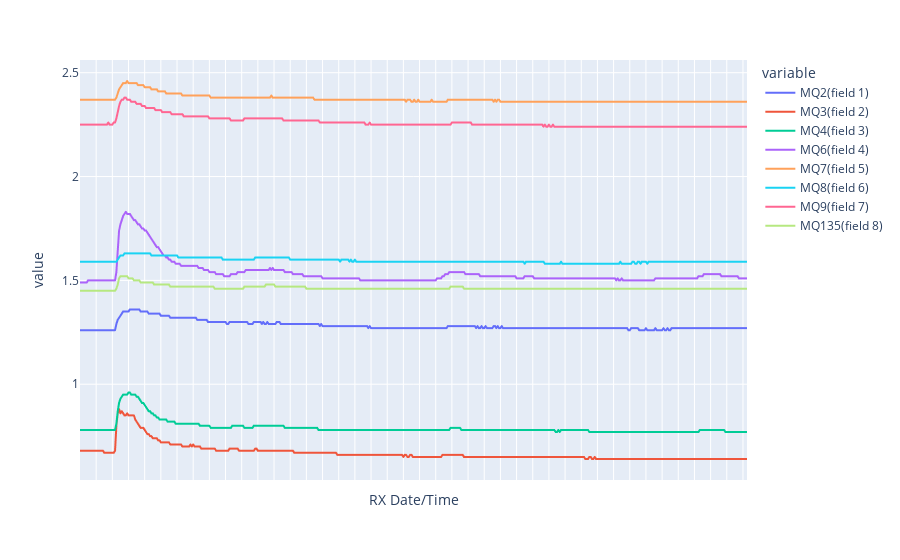
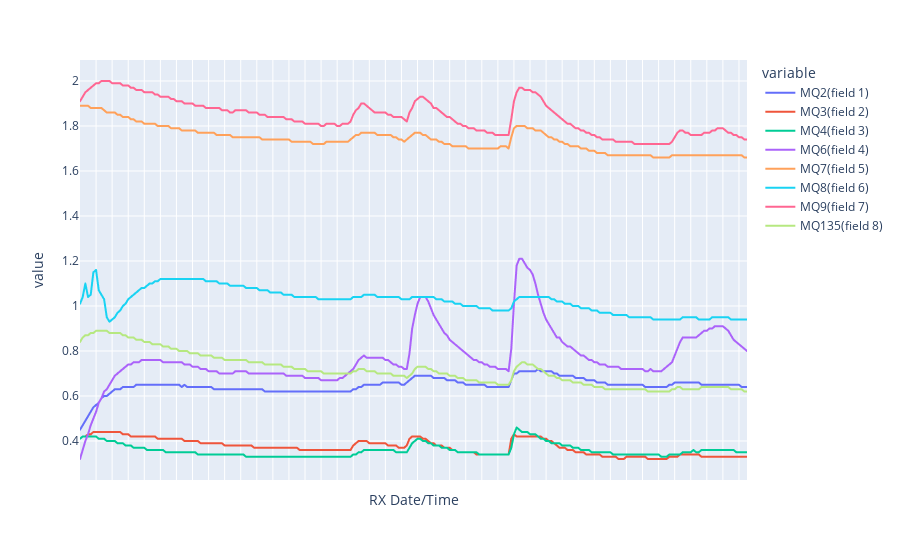

The notebook cell saved with these charts, in order:
### Code cell
fig1 = px.line(pc, x="RX Date/Time", y=pc.columns)
fig2 = px.line(vin, x="RX Date/Time", y=vin.columns)

fig1.update_xaxes(showticklabels=False)
fig1.show()
fig2.update_xaxes(showticklabels=False)
fig2.show()

### Figure 1 — Plotly figure (JSON) as saved in the notebook; plotly's stock layout.template omitted (floating-point values rounded to 4 significant figures; data arrays with more than 128 entries replaced by an {"elided": "..."} marker saying what was removed)
{"data": [{"hovertemplate": "variable=MQ2(field 1)<br>RX Date/Time=%{x}<br>value=%{y}<extra></extra>", "legendgroup": "MQ2(field 1)", "line": {"color": "#636efa", "dash": "solid"}, "mode": "lines", "name": "MQ2(field 1)", "showlegend": true, "type": "scattergl", "visible": true, "x": {"elided": "497 str values"}, "xaxis": "x", "y": {"elided": "497 float values"}, "yaxis": "y"}, {"hovertemplate": "variable=MQ3(field 2)<br>RX Date/Time=%{x}<br>value=%{y}<extra></extra>", "legendgroup": "MQ3(field 2)", "line": {"color": "#EF553B", "dash": "solid"}, "mode": "lines", "name": "MQ3(field 2)", "showlegend": true, "type": "scattergl", "visible": true, "x": {"elided": "497 str values"}, "xaxis": "x", "y": {"elided": "497 float values"}, "yaxis": "y"}, {"hovertemplate": "variable=MQ4(field 3)<br>RX Date/Time=%{x}<br>value=%{y}<extra></extra>", "legendgroup": "MQ4(field 3)", "line": {"color": "#00cc96", "dash": "solid"}, "mode": "lines", "name": "MQ4(field 3)", "showlegend": true, "type": "scattergl", "visible": true, "x": {"elided": "497 str values"}, "xaxis": "x", "y": {"elided": "497 float values"}, "yaxis": "y"}, {"hovertemplate": "variable=MQ6(field 4)<br>RX Date/Time=%{x}<br>value=%{y}<extra></extra>", "legendgroup": "MQ6(field 4)", "line": {"color": "#ab63fa", "dash": "solid"}, "mode": "lines", "name": "MQ6(field 4)", "showlegend": true, "type": "scattergl", "visible": true, "x": {"elided": "497 str values"}, "xaxis": "x", "y": {"elided": "497 float values"}, "yaxis": "y"}, {"hovertemplate": "variable=MQ7(field 5)<br>RX Date/Time=%{x}<br>value=%{y}<extra></extra>", "legendgroup": "MQ7(field 5)", "line": {"color": "#FFA15A", "dash": "solid"}, "mode": "lines", "name": "MQ7(field 5)", "showlegend": true, "type": "scattergl", "visible": true, "x": {"elided": "497 str values"}, "xaxis": "x", "y": {"elided": "497 float values"}, "yaxis": "y"}, {"hovertemplate": "variable=MQ8(field 6)<br>RX Date/Time=%{x}<br>value=%{y}<extra></extra>", "legendgroup": "MQ8(field 6)", "line": {"color": "#19d3f3", "dash": "solid"}, "mode": "lines", "name": "MQ8(field 6)", "showlegend": true, "type": "scattergl", "visible": true, "x": {"elided": "497 str values"}, "xaxis": "x", "y": {"elided": "497 float values"}, "yaxis": "y"}, {"hovertemplate": "variable=MQ9(field 7)<br>RX Date/Time=%{x}<br>value=%{y}<extra></extra>", "legendgroup": "MQ9(field 7)", "line": {"color": "#FF6692", "dash": "solid"}, "mode": "lines", "name": "MQ9(field 7)", "showlegend": true, "type": "scattergl", "visible": true, "x": {"elided": "497 str values"}, "xaxis": "x", "y": {"elided": "497 float values"}, "yaxis": "y"}, {"hovertemplate": "variable=MQ135(field 8)<br>RX Date/Time=%{x}<br>value=%{y}<extra></extra>", "legendgroup": "MQ135(field 8)", "line": {"color": "#B6E880", "dash": "solid"}, "mode": "lines", "name": "MQ135(field 8)", "showlegend": true, "type": "scattergl", "visible": true, "x": {"elided": "497 str values"}, "xaxis": "x", "y": {"elided": "497 float values"}, "yaxis": "y"}], "layout": {"autosize": true, "legend": {"title": {"text": "variable"}, "tracegroupgap": 0}, "margin": {"t": 60}, "xaxis": {"anchor": "y", "autorange": true, "domain": [0, 1], "range": [0, 495], "showticklabels": false, "title": {"text": "RX Date/Time"}, "type": "category"}, "yaxis": {"anchor": "x", "autorange": true, "domain": [0, 1], "range": [0.5389, 2.561], "title": {"text": "value"}, "type": "linear"}}}

### Figure 2 — Plotly figure (JSON) as saved in the notebook; plotly's stock layout.template omitted (floating-point values rounded to 4 significant figures; data arrays with more than 128 entries replaced by an {"elided": "..."} marker saying what was removed)
{"data": [{"hovertemplate": "variable=MQ2(field 1)<br>RX Date/Time=%{x}<br>value=%{y}<extra></extra>", "legendgroup": "MQ2(field 1)", "line": {"color": "#636efa", "dash": "solid"}, "mode": "lines", "name": "MQ2(field 1)", "showlegend": true, "type": "scattergl", "visible": true, "x": {"elided": "250 str values"}, "xaxis": "x", "y": {"elided": "250 float values"}, "yaxis": "y"}, {"hovertemplate": "variable=MQ3(field 2)<br>RX Date/Time=%{x}<br>value=%{y}<extra></extra>", "legendgroup": "MQ3(field 2)", "line": {"color": "#EF553B", "dash": "solid"}, "mode": "lines", "name": "MQ3(field 2)", "showlegend": true, "type": "scattergl", "visible": true, "x": {"elided": "250 str values"}, "xaxis": "x", "y": {"elided": "250 float values"}, "yaxis": "y"}, {"hovertemplate": "variable=MQ4(field 3)<br>RX Date/Time=%{x}<br>value=%{y}<extra></extra>", "legendgroup": "MQ4(field 3)", "line": {"color": "#00cc96", "dash": "solid"}, "mode": "lines", "name": "MQ4(field 3)", "showlegend": true, "type": "scattergl", "visible": true, "x": {"elided": "250 str values"}, "xaxis": "x", "y": {"elided": "250 float values"}, "yaxis": "y"}, {"hovertemplate": "variable=MQ6(field 4)<br>RX Date/Time=%{x}<br>value=%{y}<extra></extra>", "legendgroup": "MQ6(field 4)", "line": {"color": "#ab63fa", "dash": "solid"}, "mode": "lines", "name": "MQ6(field 4)", "showlegend": true, "type": "scattergl", "visible": true, "x": {"elided": "250 str values"}, "xaxis": "x", "y": {"elided": "250 float values"}, "yaxis": "y"}, {"hovertemplate": "variable=MQ7(field 5)<br>RX Date/Time=%{x}<br>value=%{y}<extra></extra>", "legendgroup": "MQ7(field 5)", "line": {"color": "#FFA15A", "dash": "solid"}, "mode": "lines", "name": "MQ7(field 5)", "showlegend": true, "type": "scattergl", "visible": true, "x": {"elided": "250 str values"}, "xaxis": "x", "y": {"elided": "250 float values"}, "yaxis": "y"}, {"hovertemplate": "variable=MQ8(field 6)<br>RX Date/Time=%{x}<br>value=%{y}<extra></extra>", "legendgroup": "MQ8(field 6)", "line": {"color": "#19d3f3", "dash": "solid"}, "mode": "lines", "name": "MQ8(field 6)", "showlegend": true, "type": "scattergl", "visible": true, "x": {"elided": "250 str values"}, "xaxis": "x", "y": {"elided": "250 float values"}, "yaxis": "y"}, {"hovertemplate": "variable=MQ9(field 7)<br>RX Date/Time=%{x}<br>value=%{y}<extra></extra>", "legendgroup": "MQ9(field 7)", "line": {"color": "#FF6692", "dash": "solid"}, "mode": "lines", "name": "MQ9(field 7)", "showlegend": true, "type": "scattergl", "visible": true, "x": {"elided": "250 str values"}, "xaxis": "x", "y": {"elided": "250 float values"}, "yaxis": "y"}, {"hovertemplate": "variable=MQ135(field 8)<br>RX Date/Time=%{x}<br>value=%{y}<extra></extra>", "legendgroup": "MQ135(field 8)", "line": {"color": "#B6E880", "dash": "solid"}, "mode": "lines", "name": "MQ135(field 8)", "showlegend": true, "type": "scattergl", "visible": true, "x": {"elided": "250 str values"}, "xaxis": "x", "y": {"elided": "250 float values"}, "yaxis": "y"}], "layout": {"autosize": true, "legend": {"title": {"text": "variable"}, "tracegroupgap": 0}, "margin": {"t": 60}, "xaxis": {"anchor": "y", "autorange": true, "domain": [0, 1], "range": [0, 249], "showticklabels": false, "title": {"text": "RX Date/Time"}, "type": "category"}, "yaxis": {"anchor": "x", "autorange": true, "domain": [0, 1], "range": [0.2267, 2.093], "title": {"text": "value"}, "type": "linear"}}}
